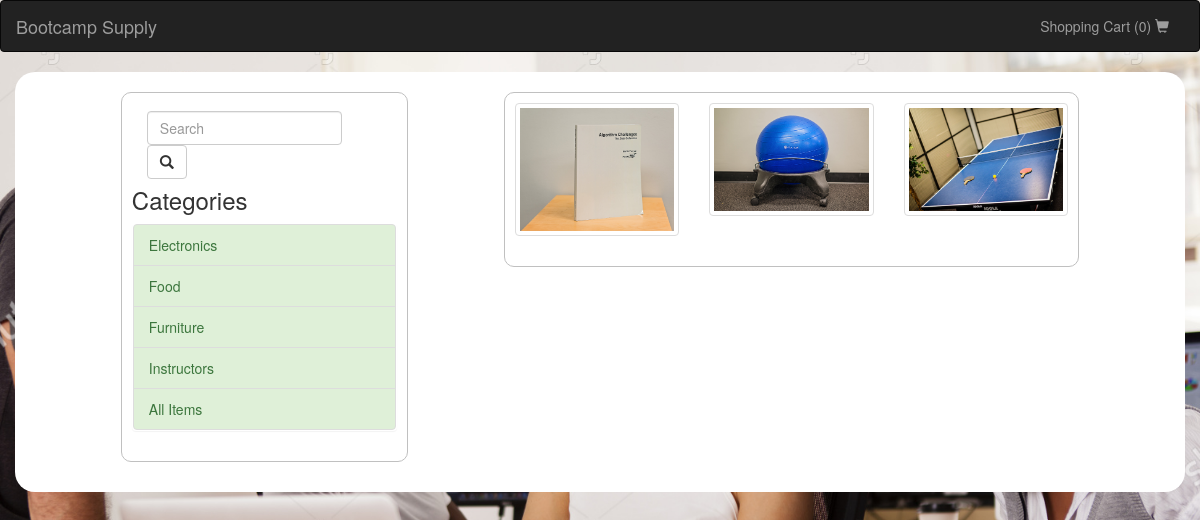
/getProductsByCategory/8, run on an earlier commit of the app's database.
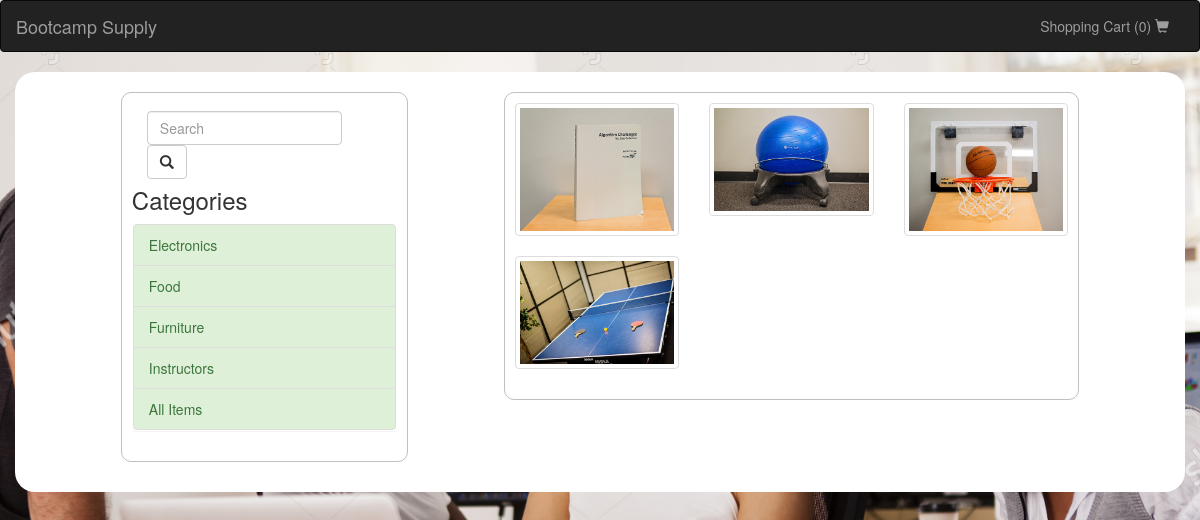
And on a later commit of the database.
### tables this page shows
CREATE TABLE `categories` (
  `id` int(11) NOT NULL AUTO_INCREMENT,
  `name` varchar(255) DEFAULT NULL,
  `parent_id` int(11) DEFAULT NULL,
  PRIMARY KEY (`id`)
);

CREATE TABLE `products` (
  `id` int(11) NOT NULL AUTO_INCREMENT,
  `name` varchar(255) DEFAULT NULL,
  `price` decimal(10,2) DEFAULT NULL,
  `inventory` int(11) DEFAULT NULL,
  `description` text,
  `is_personal` tinyint(4) DEFAULT NULL,
  `category_id` int(11) NOT NULL,
  PRIMARY KEY (`id`)
);

CREATE TABLE `images` (
  `id` int(11) NOT NULL AUTO_INCREMENT,
  `product_id` int(11) DEFAULT NULL,
  `src` varchar(255) DEFAULT NULL,
  `created_at` datetime DEFAULT NULL,
  `updated_at` datetime DEFAULT NULL,
  `is_main` tinyint(4) DEFAULT '0',
  PRIMARY KEY (`id`)
);

### application/controllers/UserProducts.php (called while the page is built, shortened)
<?php
class UserProducts extends CI_Controller {
	public function displayProductsByCategory($id) {
		$this->load->model('Product');
		$data = array('categories' => $this->Product->getCategories(), 'products' => $this->Product->getProductsByCategory($id));
		$this->load->view('store', $data);
	}
}

### index.php (called while the page is built, shortened)
<?php
require_once BASEPATH.'core/CodeIgniter.php';

### application/models/Product.php (called while the page is built, shortened)
<?php
class Product extends CI_Model {
	public function getCategories() {
		$results = $this->db->query("select id, name as category_name FROM categories WHERE parent_id IS null")->result_array();
		for ($i = 0; $i < count($results); $i++) {
			$results[$i]['children'] = $this->db->query("SELECT id, name FROM categories WHERE parent_id = {$results[$i]['id']}")->result_array();
		}
		return $results;
	}
	public function getProductsByCategory($categoryID) {
		$query = "SELECT products.id as id, images.src as img, categories.id as cat_id, parent_id FROM products LEFT JOIN images ON products.id = images.product_id AND images.is_main = 1 LEFT JOIN categories ON categories.id = products.category_id WHERE categories.id = $categoryID OR parent_id = $categoryID";
		return $this->db->query($query)->result_array();
	}
}

### application/views/store.php (the view, shortened to what this page needs)
<div class="container">
	<div class="col-md-3 col-md-offset-1 outlined">
		<form class="navbar-form navbar-left">
			<div class="form-group">
				<input type="text" class="form-control" placeholder="Search">
			</div>
			<button type="submit" class="btn btn-default"><span class="glyphicon glyphicon-search"></span></button>
		</form>
		<h3>Categories</h3>
		<div id="MainMenu">
			<div class="list-group panel">
				<?php foreach ($categories as $parent) { ?>
				<a href="#<?= $parent['category_name'] ?>" class="list-group-item list-group-item-success" data-toggle="collapse" data-parent="#MainMenu"><?= $parent['category_name'] ?><i class="fa fa-caret-down"></i></a>
				<?php } ?>
				<a href="/store" class="list-group-item list-group-item-success" data-parent="#MainMenu">All Items</a>
			</div>
		</div>
	</div>
	<div class="col-md-6 col-xs-12 col-md-offset-1 outlined">
		<div class="row">
			<?php for ($i = 0; $i < count($products); $i++) { ?>
			<div class="col-xs-6 col-md-4">
				<a href="/product/<?= $products[$i]['id'] ?>" class="thumbnail">
					<img src="/assets/img/products/<?= $products[$i]['img'] ?>" alt="<?= $products[$i]['img'] ?>">
				</a>
			</div>
			<?php if (($i != 0) && (($i+1)%3 == 0)) { ?>
		</div>
		<div class="row">
			<?php } ?>
			<?php } ?>
		</div>
	</div>

What changed in the data, as far as the page shows it:
now on this page (row edited): products: images.src (picture)
